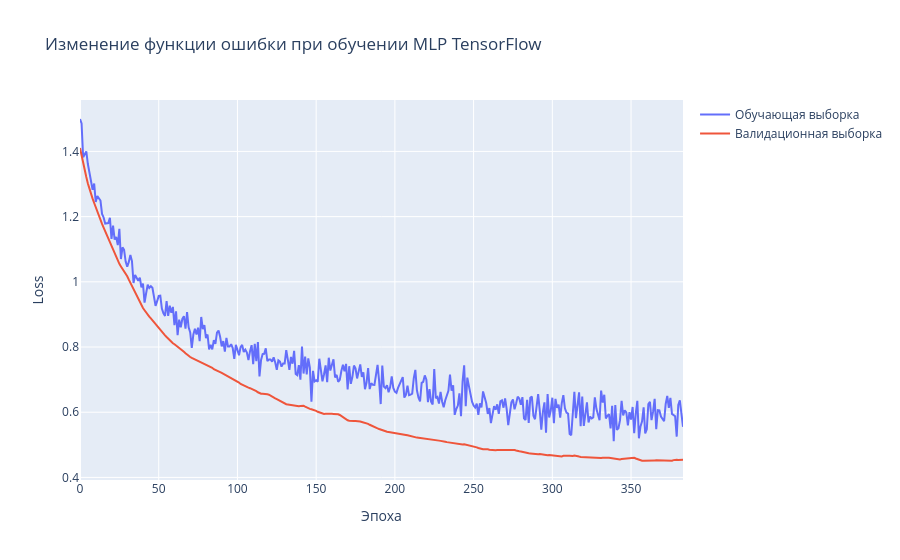

The notebook cell this image was saved under:
### Code cell
fig = go.Figure()

fig.add_trace(
    go.Scatter(
        y=history_tf.history['loss'],
        mode='lines',
        name='Обучающая выборка'
    )
)

fig.add_trace(
    go.Scatter(
        y=history_tf.history['val_loss'],
        mode='lines',
        name='Валидационная выборка'
    )
)

fig.update_layout(
    title='Изменение функции ошибки при обучении MLP TensorFlow',
    xaxis_title='Эпоха',
    yaxis_title='Loss'
)

fig.show()

### Figure 1 — Plotly figure (JSON) as saved in the notebook; plotly's stock layout.template omitted (floating-point values rounded to 4 significant figures; data arrays with more than 128 entries replaced by an {"elided": "..."} marker saying what was removed)
{"data": [{"mode": "lines", "name": "Обучающая выборка", "y": {"elided": "384 float values"}, "type": "scatter"}, {"mode": "lines", "name": "Валидационная выборка", "y": {"elided": "384 float values"}, "type": "scatter"}], "layout": {"title": {"text": "Изменение функции ошибки при обучении MLP TensorFlow"}, "xaxis": {"title": {"text": "Эпоха"}}, "yaxis": {"title": {"text": "Loss"}}}}
